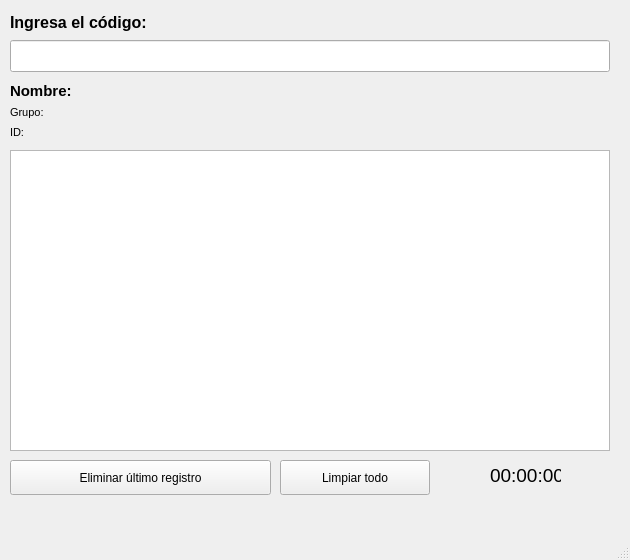
<?xml version="1.0" encoding="UTF-8"?>
<ui version="4.0">
 <class>MainWindow</class>
 <widget class="QMainWindow" name="MainWindow">
  <property name="geometry">
   <rect>
    <x>0</x>
    <y>0</y>
    <width>630</width>
    <height>560</height>
   </rect>
  </property>
  <property name="minimumSize">
   <size>
    <width>630</width>
    <height>560</height>
   </size>
  </property>
  <property name="maximumSize">
   <size>
    <width>630</width>
    <height>560</height>
   </size>
  </property>
  <property name="windowTitle">
   <string>MainWindow</string>
  </property>
  <widget class="QWidget" name="centralwidget">
   <widget class="QLineEdit" name="idLineEdit">
    <property name="geometry">
     <rect>
      <x>10</x>
      <y>40</y>
      <width>600</width>
      <height>32</height>
     </rect>
    </property>
   </widget>
   <widget class="QLabel" name="label">
    <property name="geometry">
     <rect>
      <x>10</x>
      <y>10</y>
      <width>271</width>
      <height>24</height>
     </rect>
    </property>
    <property name="font">
     <font>
      <pointsize>12</pointsize>
      <bold>true</bold>
      <underline>false</underline>
      <strikeout>false</strikeout>
      <kerning>false</kerning>
     </font>
    </property>
    <property name="mouseTracking">
     <bool>false</bool>
    </property>
    <property name="text">
     <string>Ingresa el código:</string>
    </property>
   </widget>
   <widget class="QTableWidget" name="tableRegist">
    <property name="geometry">
     <rect>
      <x>10</x>
      <y>150</y>
      <width>600</width>
      <height>301</height>
     </rect>
    </property>
   </widget>
   <widget class="QPushButton" name="deleteLastButton">
    <property name="geometry">
     <rect>
      <x>10</x>
      <y>460</y>
      <width>261</width>
      <height>35</height>
     </rect>
    </property>
    <property name="text">
     <string>Eliminar último registro</string>
    </property>
   </widget>
   <widget class="QPushButton" name="cleanButton">
    <property name="geometry">
     <rect>
      <x>280</x>
      <y>460</y>
      <width>150</width>
      <height>35</height>
     </rect>
    </property>
    <property name="text">
     <string>Limpiar todo</string>
    </property>
   </widget>
   <widget class="QLabel" name="nameLabel">
    <property name="geometry">
     <rect>
      <x>10</x>
      <y>70</y>
      <width>601</width>
      <height>41</height>
     </rect>
    </property>
    <property name="font">
     <font>
      <pointsize>11</pointsize>
      <bold>true</bold>
     </font>
    </property>
    <property name="layoutDirection">
     <enum>Qt::LayoutDirection::LeftToRight</enum>
    </property>
    <property name="text">
     <string>Nombre:</string>
    </property>
   </widget>
   <widget class="QLabel" name="groupLabel">
    <property name="geometry">
     <rect>
      <x>10</x>
      <y>100</y>
      <width>601</width>
      <height>24</height>
     </rect>
    </property>
    <property name="font">
     <font>
      <pointsize>8</pointsize>
     </font>
    </property>
    <property name="text">
     <string>Grupo:</string>
    </property>
   </widget>
   <widget class="QLabel" name="idLabel">
    <property name="geometry">
     <rect>
      <x>10</x>
      <y>120</y>
      <width>601</width>
      <height>24</height>
     </rect>
    </property>
    <property name="font">
     <font>
      <pointsize>8</pointsize>
     </font>
    </property>
    <property name="text">
     <string>ID:</string>
    </property>
   </widget>
   <widget class="QLabel" name="clockLabel">
    <property name="geometry">
     <rect>
      <x>490</x>
      <y>460</y>
      <width>71</width>
      <height>31</height>
     </rect>
    </property>
    <property name="font">
     <font>
      <pointsize>14</pointsize>
      <bold>false</bold>
     </font>
    </property>
    <property name="text">
     <string>00:00:00</string>
    </property>
   </widget>
  </widget>
  <widget class="QMenuBar" name="menubar">
   <property name="geometry">
    <rect>
     <x>0</x>
     <y>0</y>
     <width>630</width>
     <height>33</height>
    </rect>
   </property>
  </widget>
  <widget class="QStatusBar" name="statusbar"/>
 </widget>
 <resources/>
 <connections/>
</ui>
